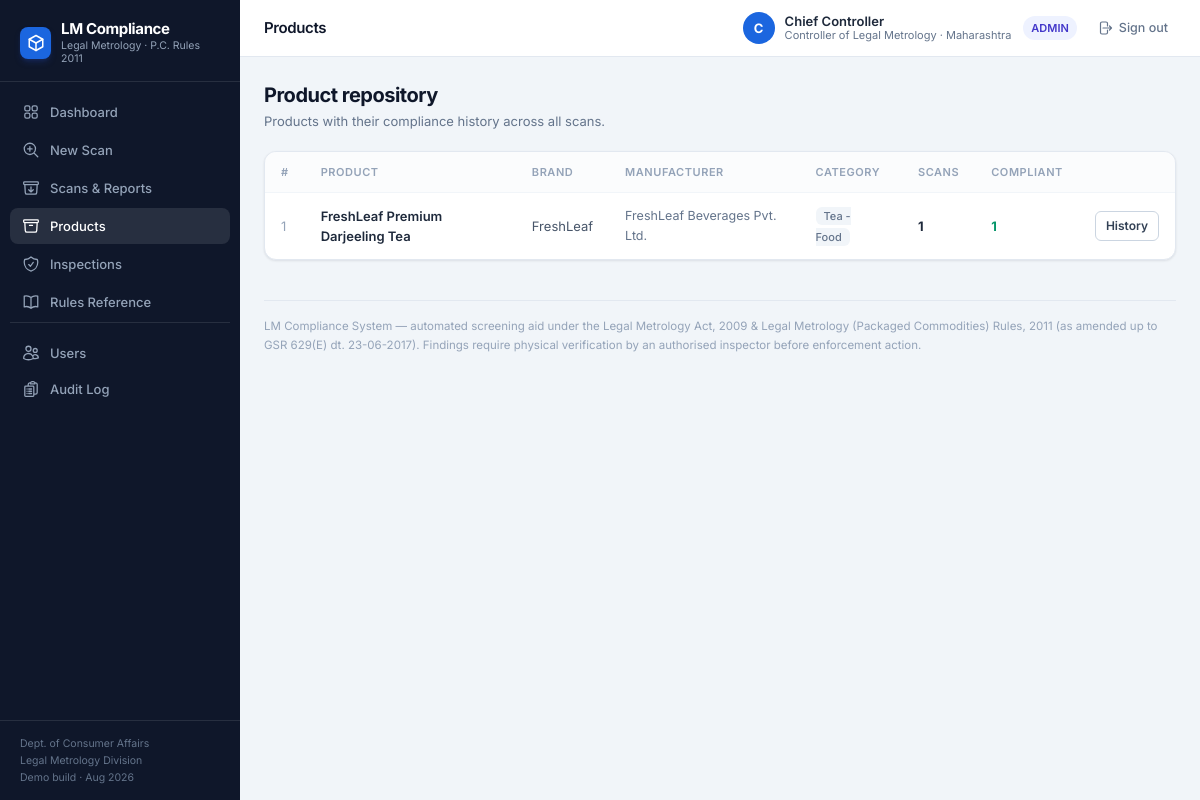
Screenshot of /products (signed in) with the database file from the repository.
### tables this page shows
CREATE TABLE users (
  id INTEGER PRIMARY KEY AUTOINCREMENT,
  username TEXT UNIQUE NOT NULL,
  password_hash TEXT NOT NULL,
  full_name TEXT NOT NULL,
  role TEXT NOT NULL CHECK(role IN ('admin','inspector','viewer')),
  designation TEXT DEFAULT '',
  state TEXT DEFAULT '',
  is_active INTEGER DEFAULT 1,
  created_at TEXT DEFAULT (datetime('now','localtime'))
);

CREATE TABLE products (
  id INTEGER PRIMARY KEY AUTOINCREMENT,
  name TEXT NOT NULL,
  category TEXT DEFAULT '',
  brand TEXT DEFAULT '',
  manufacturer TEXT DEFAULT '',
  created_at TEXT DEFAULT (datetime('now','localtime'))
);

### app.py (the view)
@app.route("/products")
@login_required
def products():
    conn = db.get_conn()
    rows = conn.execute("""SELECT p.*, COUNT(s.id) scans,
        SUM(CASE WHEN s.overall_status='COMPLIANT' THEN 1 ELSE 0 END) ok
        FROM products p LEFT JOIN scans s ON s.product_id=p.id GROUP BY p.id ORDER BY p.id DESC""").fetchall()
    conn.close()
    return render_template("products.html", rows=rows)

### app.py (called while the page is built)
def current_user():
    uid = session.get("uid")
    if not uid:
        u = _user_from_token(request.args.get("token") or request.headers.get("X-Auth-Token"))
        if u:
            return u
        return None
    conn = db.get_conn()
    u = conn.execute("SELECT * FROM users WHERE id=? AND is_active=1", (uid,)).fetchone()
    conn.close()
    return u

def login_required(f):
    @wraps(f)
    def w(*a, **k):
        if not current_user():
            return redirect(url_for("login", next=request.path))
        return f(*a, **k)
    return w

@app.context_processor
def inject_globals():
    return {"cur_user": current_user(), "now": datetime.now()}

### core/db.py (called while the page is built)
def get_conn():
    conn = sqlite3.connect(DB_PATH)
    conn.row_factory = sqlite3.Row
    conn.execute("PRAGMA foreign_keys=ON")
    return conn

### templates/products.html (shortened to what this page needs)
{% extends "base.html" %}
{% block crumb %}Products{% endblock %}
{% block content %}
<div class="mb-5">
  <h1 class="text-xl font-bold text-slate-900 tracking-tight">Product repository</h1>
  <p class="text-[13px] text-slate-500 mt-0.5">Products with their compliance history across all scans.</p>
</div>
<div class="card overflow-hidden">
  <div class="overflow-x-auto">
    <table class="w-full text-[13px]">
      <thead>
        <tr class="text-left text-[11px] uppercase tracking-wider text-slate-400 border-b border-slate-100 bg-slate-50/60">
          <th class="px-4 py-2.5 font-semibold">#</th>
          <th class="px-4 py-2.5 font-semibold">Product</th>
          <th class="px-4 py-2.5 font-semibold">Brand</th>
          <th class="px-4 py-2.5 font-semibold">Manufacturer</th>
          <th class="px-4 py-2.5 font-semibold">Category</th>
          <th class="px-4 py-2.5 font-semibold">Scans</th>
          <th class="px-4 py-2.5 font-semibold">Compliant</th>
          <th class="px-4 py-2.5"></th>
        </tr>
      </thead>
      <tbody class="divide-y divide-slate-50">
        {% for p in rows %}
        <tr class="hover:bg-slate-50/70 transition">
          <td class="px-4 py-3 text-slate-400">{{ p['id'] }}</td>
          <td class="px-4 py-3 font-semibold text-slate-800">{{ p['name'] }}</td>
          <td class="px-4 py-3 text-slate-600">{{ p['brand'] or '—' }}</td>
          <td class="px-4 py-3 text-slate-500 text-[12.5px]">{{ p['manufacturer'] or '—' }}</td>
          <td class="px-4 py-3"><span class="px-2 py-0.5 rounded-md bg-slate-100 text-slate-500 text-[11px] font-medium">{{ p['category'] or '—' }}</span></td>
          <td class="px-4 py-3 font-bold text-slate-800">{{ p['scans'] or 0 }}</td>
          <td class="px-4 py-3"><span class="font-bold {{ 'text-emerald-600' if p['ok'] else 'text-slate-300' }}">{{ p['ok'] or 0 }}</span></td>
          <td class="px-4 py-3 text-right"><a class="btn-secondary btn-sm" href="{{ url_for('product_detail', pid=p['id']) }}">History</a></td>
        </tr>
        {% else %}
        <tr><td colspan="8" class="px-4 py-10 text-center text-[13px] text-slate-400">No products registered.</td></tr>
        {% endfor %}
      </tbody>
    </table>
  </div>
</div>
{% endblock %}

### templates/base.html (shortened to what this page needs)
<!doctype html>
<html lang="en">
<head>
<link rel="stylesheet" href="{{ url_for('static', filename='fonts/fonts.css') }}">
<link rel="stylesheet" href="{{ url_for('static', filename='css/ui.css') }}">
</head>
<body class="bg-slate-100">
<div class="flex min-h-screen">
  <aside class="w-60 shrink-0 bg-slate-900 text-slate-300 flex flex-col sticky top-0 h-screen">
    <div class="px-5 pt-5 pb-4 border-b border-white/10">
      <div class="flex items-center gap-2.5">
        <div class="w-8 h-8 rounded-lg bg-brand-600 flex items-center justify-center text-white shadow-md shadow-blue-900/40">
          <svg class="w-4.5 h-4.5" style="width:18px;height:18px" viewBox="0 0 24 24" fill="none" stroke="currentColor" stroke-width="2" stroke-linecap="round" stroke-linejoin="round"><path d="M12 2 3 7v10l9 5 9-5V7l-9-5z"/><path d="m3 7 9 5 9-5"/><path d="M12 12v10"/></svg>
        </div>
        <div>
          <div class="text-[15px] font-bold text-white leading-tight tracking-tight">LM Compliance</div>
          <div class="text-[10.5px] text-slate-400 leading-tight">Legal Metrology · P.C. Rules 2011</div>
        </div>
      </div>
    </div>
    <nav class="flex-1 py-3 px-2.5 space-y-0.5 overflow-y-auto">
      {% set navs = [
        ('dashboard', 'dashboard', 'Dashboard'),
        ('scan_new', 'scan', 'New Scan'),
        ('scans', 'archive', 'Scans & Reports'),
        ('products', 'box', 'Products'),
        ('inspections', 'shield', 'Inspections'),
        ('docs', 'book', 'Rules Reference')
      ] %}
      {% for ep, icon, lbl in navs %}
      <a href="{{ url_for(ep) }}" class="flex items-center gap-2.5 px-3 py-2 rounded-lg text-[13px] font-medium transition
        {{ 'bg-white/10 text-white' if request.endpoint == ep else 'text-slate-400 hover:text-white hover:bg-white/5' }}">
        <svg class="w-[18px] h-[18px] shrink-0" viewBox="0 0 24 24" fill="none" stroke="currentColor" stroke-width="1.7" stroke-linecap="round" stroke-linejoin="round">{{ icons[icon]|safe }}</svg>
        {{ lbl }}
      </a>
      {% endfor %}
      {% if cur_user and cur_user['role'] == 'admin' %}
      <div class="pt-3 mt-3 border-t border-white/10">
        <a href="{{ url_for('users') }}" class="flex items-center gap-2.5 px-3 py-2 rounded-lg text-[13px] font-medium transition {{ 'bg-white/10 text-white' if request.endpoint == 'users' else 'text-slate-400 hover:text-white hover:bg-white/5' }}">
          <svg class="w-[18px] h-[18px] shrink-0" viewBox="0 0 24 24" fill="none" stroke="currentColor" stroke-width="1.7" stroke-linecap="round" stroke-linejoin="round">{{ icons['users']|safe }}</svg>
          Users
        </a>
        <a href="{{ url_for('audit') }}" class="flex items-center gap-2.5 px-3 py-2 rounded-lg text-[13px] font-medium transition {{ 'bg-white/10 text-white' if request.endpoint == 'audit' else 'text-slate-400 hover:text-white hover:bg-white/5' }}">
          <svg class="w-[18px] h-[18px] shrink-0" viewBox="0 0 24 24" fill="none" stroke="currentColor" stroke-width="1.7" stroke-linecap="round" stroke-linejoin="round">{{ icons['audit']|safe }}</svg>
          Audit Log
        </a>
      </div>
      {% endif %}
    </nav>
    <div class="px-5 py-3.5 border-t border-white/10 text-[10.5px] text-slate-500 leading-relaxed">
      Dept. of Consumer Affairs<br>Legal Metrology Division<br>Demo build · Aug 2026
    </div>
  </aside>
  <div class="flex-1 min-w-0 flex flex-col">
    <header class="bg-white border-b border-slate-200 px-6 py-3 flex items-center justify-between gap-4 sticky top-0 z-30">
      <div class="text-[15px] font-semibold text-slate-900 tracking-tight">{% block crumb %}{% endblock %}</div>
      {% if cur_user %}
      <div class="flex items-center gap-3">
        <div class="hidden sm:flex items-center gap-2.5">
          <div class="w-8 h-8 rounded-full bg-brand-600 text-white flex items-center justify-center text-[13px] font-bold">{{ cur_user['full_name'][:1]|upper }}</div>
          <div class="leading-tight">
            <div class="text-[13px] font-semibold text-slate-800">{{ cur_user['full_name'] }}</div>
            <div class="text-[11px] text-slate-500">{{ cur_user['designation'] or cur_user['role']|capitalize }} · {{ cur_user['state'] or '—' }}</div>
          </div>
        </div>
        <span class="pill {{ 'bg-slate-100 text-slate-600' if cur_user['role']=='viewer' else ('bg-blue-50 text-blue-700' if cur_user['role']=='inspector' else 'bg-indigo-50 text-indigo-700') }} hidden sm:inline-flex">{{ cur_user['role']|upper }}</span>
        <a href="{{ url_for('logout') }}" onclick="lmLogout(event)" class="inline-flex items-center gap-1.5 text-[12.5px] font-medium text-slate-500 hover:text-slate-800 transition px-2 py-1.5 rounded-lg hover:bg-slate-100">
          <svg class="w-4 h-4" viewBox="0 0 24 24" fill="none" stroke="currentColor" stroke-width="1.8" stroke-linecap="round" stroke-linejoin="round"><path d="M15.75 9V5.25A2.25 2.25 0 0 0 13.5 3h-6a2.25 2.25 0 0 0-2.25 2.25v13.5A2.25 2.25 0 0 0 7.5 21h6a2.25 2.25 0 0 0 2.25-2.25V15m3 0 3-3m0 0-3-3m3 3H9"/></svg>
          Sign out
        </a>
      </div>
      {% endif %}
    </header>
    <main class="flex-1 px-6 py-6 max-w-[1280px] w-full mx-auto">
      {% block content %}{% endblock %}
      <footer class="mt-10 pt-4 border-t border-slate-200 text-[11.5px] text-slate-400 leading-relaxed">
        LM Compliance System — automated screening aid under the Legal Metrology Act, 2009 &amp; Legal
        Metrology (Packaged Commodities) Rules, 2011 (as amended up to GSR 629(E) dt. 23-06-2017).
        Findings require physical verification by an authorised inspector before enforcement action.
      </footer>
    </main>
  </div>
</div>
</body>
</html>

### rows the page displays
users: full_name "C", full_name "Chief Controller", designation "Controller of Legal Metrology", state "Maharashtra", role "ADMIN"
products: id "1", name "FreshLeaf Premium Darjeeling Tea", brand "FreshLeaf", manufacturer "FreshLeaf Beverages Pvt. Ltd.", category "Tea - Food"

### other values shown
{{ lbl }} "Dashboard" "New Scan" "Scans & Reports" "Products" "Inspections" "Rules Reference"
